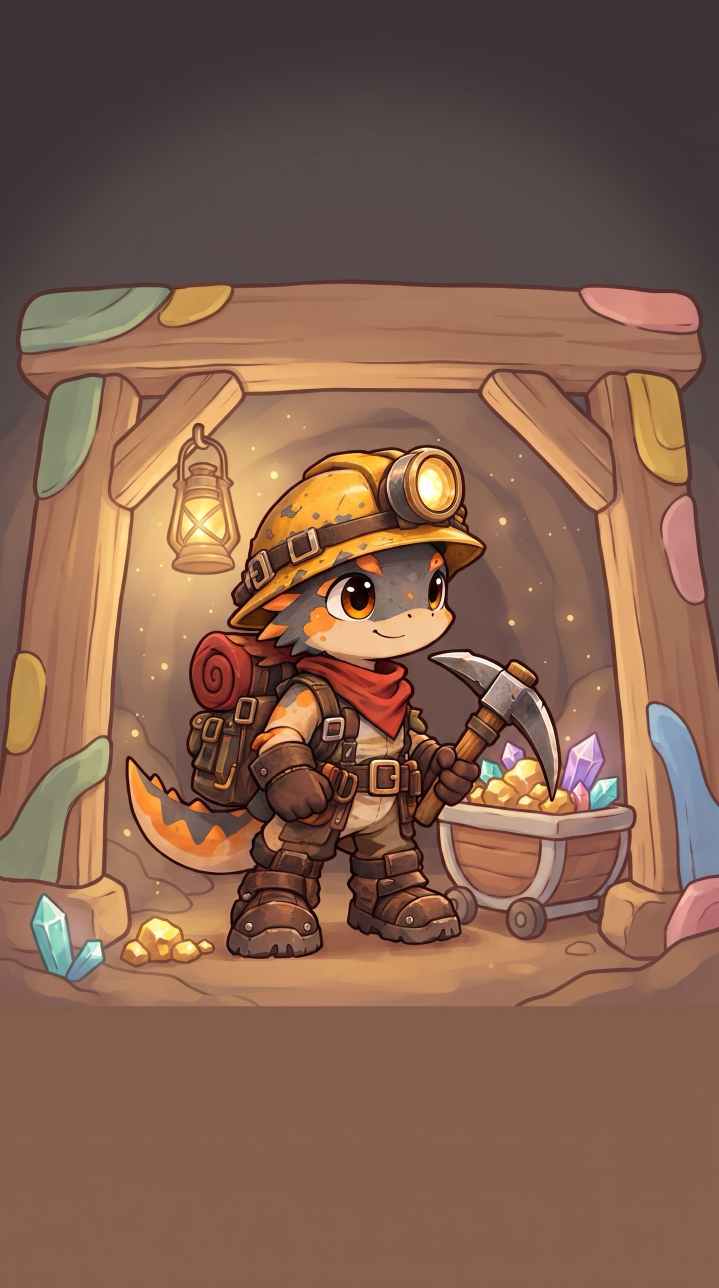
#> input picture art-source/ui/lancement-fond.jpeg, 1438 x 2576 px (shown at 1/2 size)
$ python preparer-lancement.py
#> lines starting #> are read from the running program, lines starting #| are printed output that depends on the picture; pictures that were not available may be replaced by others from this repository, and a replacement may not be noted
"""Prépare les images de l'écran de lancement (sources Gemini) pour le jeu.

  lancement-fond.jpeg  -> frontend/public/assets/ui/splash-bg.webp (portrait, réduit à 720 px de large)
  lancement-logo.jpeg  -> frontend/public/assets/ui/logo.webp (fond vert #00FF00 rendu transparent, recadré)

Lancer depuis la racine du dépôt : python art-source/ui/preparer-lancement.py
"""
from pathlib import Path

from PIL import Image

SOURCE = Path(__file__).parent
TARGET = Path(__file__).parents[2] / "frontend" / "public" / "assets" / "ui"
BACKGROUND_WIDTH = 720
LOGO_WIDTH = 1000
# Écart entre le vert et la plus forte des deux autres couches : au-delà, le pixel est du fond ; entre les deux
# seuils, il devient semi-transparent pour adoucir le bord (le JPEG brouille la limite avec le vert)
GREEN_OPAQUE = 40
GREEN_TRANSPARENT = 110
QUALITY = 88


def key_out_green(image: Image.Image) -> Image.Image:
    pixels = image.load()
    for y in range(image.height):
        for x in range(image.width):
            red, green, blue, _ = pixels[x, y]
            spill = green - max(red, blue)
            if spill <= GREEN_OPAQUE:
                continue
            alpha = max(0, round(255 * (GREEN_TRANSPARENT - spill) / (GREEN_TRANSPARENT - GREEN_OPAQUE)))
            # Le vert qui déborde sur le bord est ramené au niveau des autres couches
            pixels[x, y] = (red, max(red, blue), blue, alpha)
    return image


def prepare_background() -> None:
    image = Image.open(SOURCE / "lancement-fond.jpeg").convert("RGB")
#> image is the input picture: PIL image 1438x2576 RGB; mean R, G, B 132.9, 97.3, 79
    height = round(image.height * BACKGROUND_WIDTH / image.width)
#> height = 1290
    image.resize((BACKGROUND_WIDTH, height), Image.LANCZOS).save(TARGET / "splash-bg.webp", quality=QUALITY)
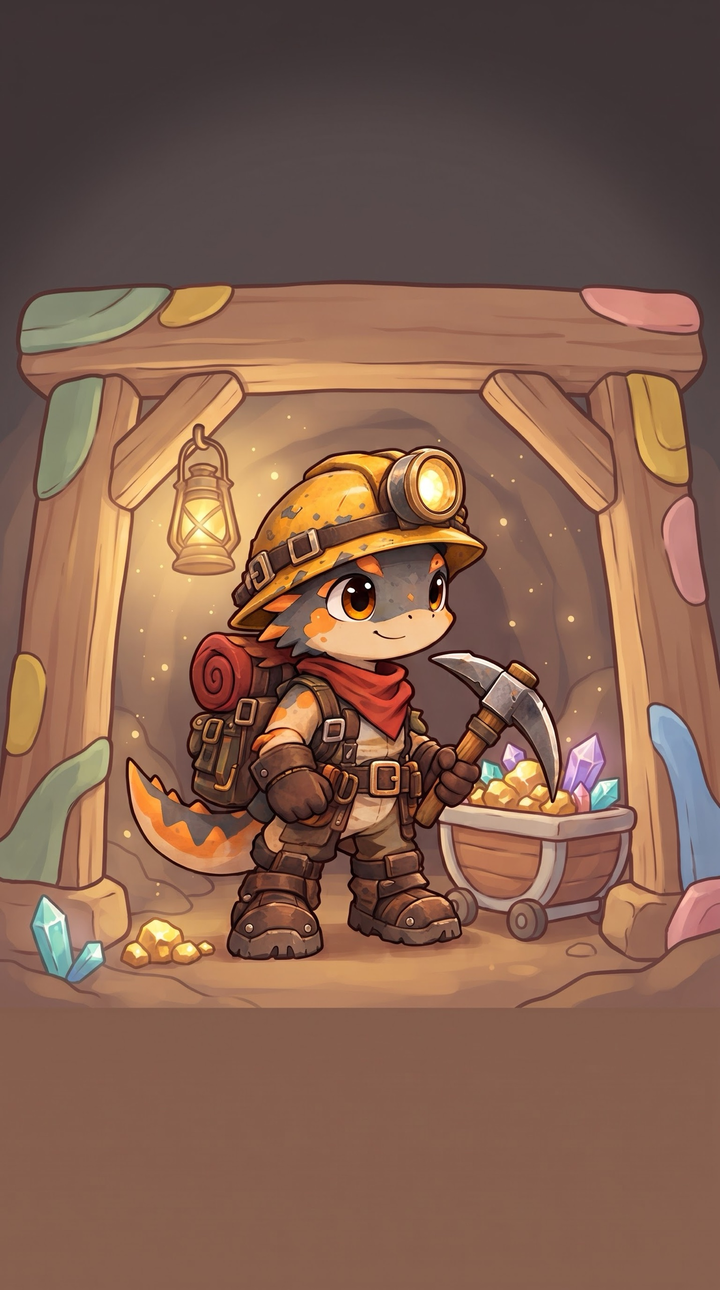
#> saved as splash-bg.webp: PIL image 720x1290 RGB; mean R, G, B 132.9, 97.3, 79


def prepare_logo() -> None:
    image = key_out_green(Image.open(SOURCE / "lancement-logo.jpeg").convert("RGBA"))
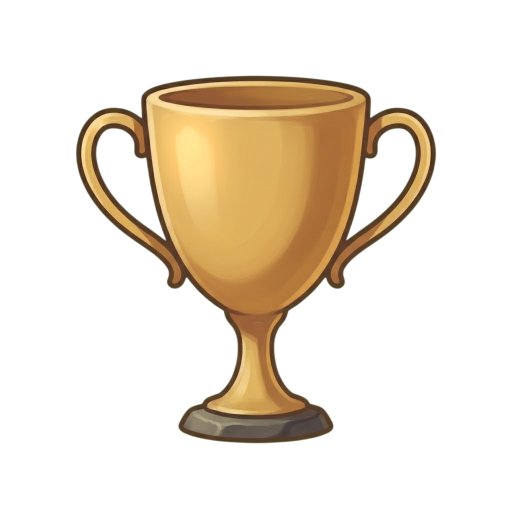
#> input picture art-source/ui/classement.png, 1024 x 1024 px, given in place of lancement-logo.jpeg, which was not available (shown at 1/2 size)
#> image is the input picture: PIL image 1024x1024 RGBA; mean R, G, B, A 44.3, 33.5, 19, 61.8
    image = image.crop(image.getchannel("A").point(lambda a: 255 if a > 8 else 0).getbbox())
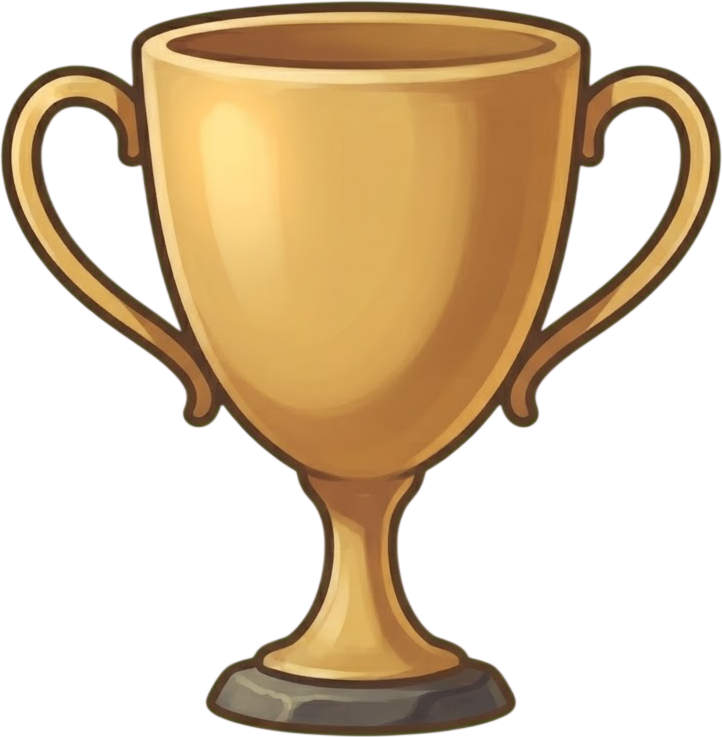
#> image: PIL image 722x737 RGBA; mean R, G, B, A 87.2, 66, 37.5, 121.8; transparent parts drawn white
    height = round(image.height * LOGO_WIDTH / image.width)
#> height = 1021
    image.resize((LOGO_WIDTH, height), Image.LANCZOS).save(TARGET / "logo.webp", quality=QUALITY)
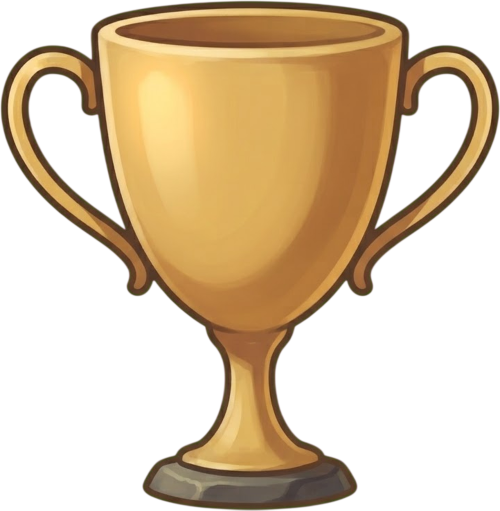
#> saved as logo.webp: PIL image 1000x1021 RGBA (shown at 1/2 size); mean R, G, B, A 87.3, 66.1, 37.5, 121.8; transparent parts drawn white


if __name__ == "__main__":
    prepare_background()
    prepare_logo()
    for name in ("splash-bg.webp", "logo.webp"):
        with Image.open(TARGET / name) as result:
            print(name, result.size)
#| splash-bg.webp (720, 1290)
